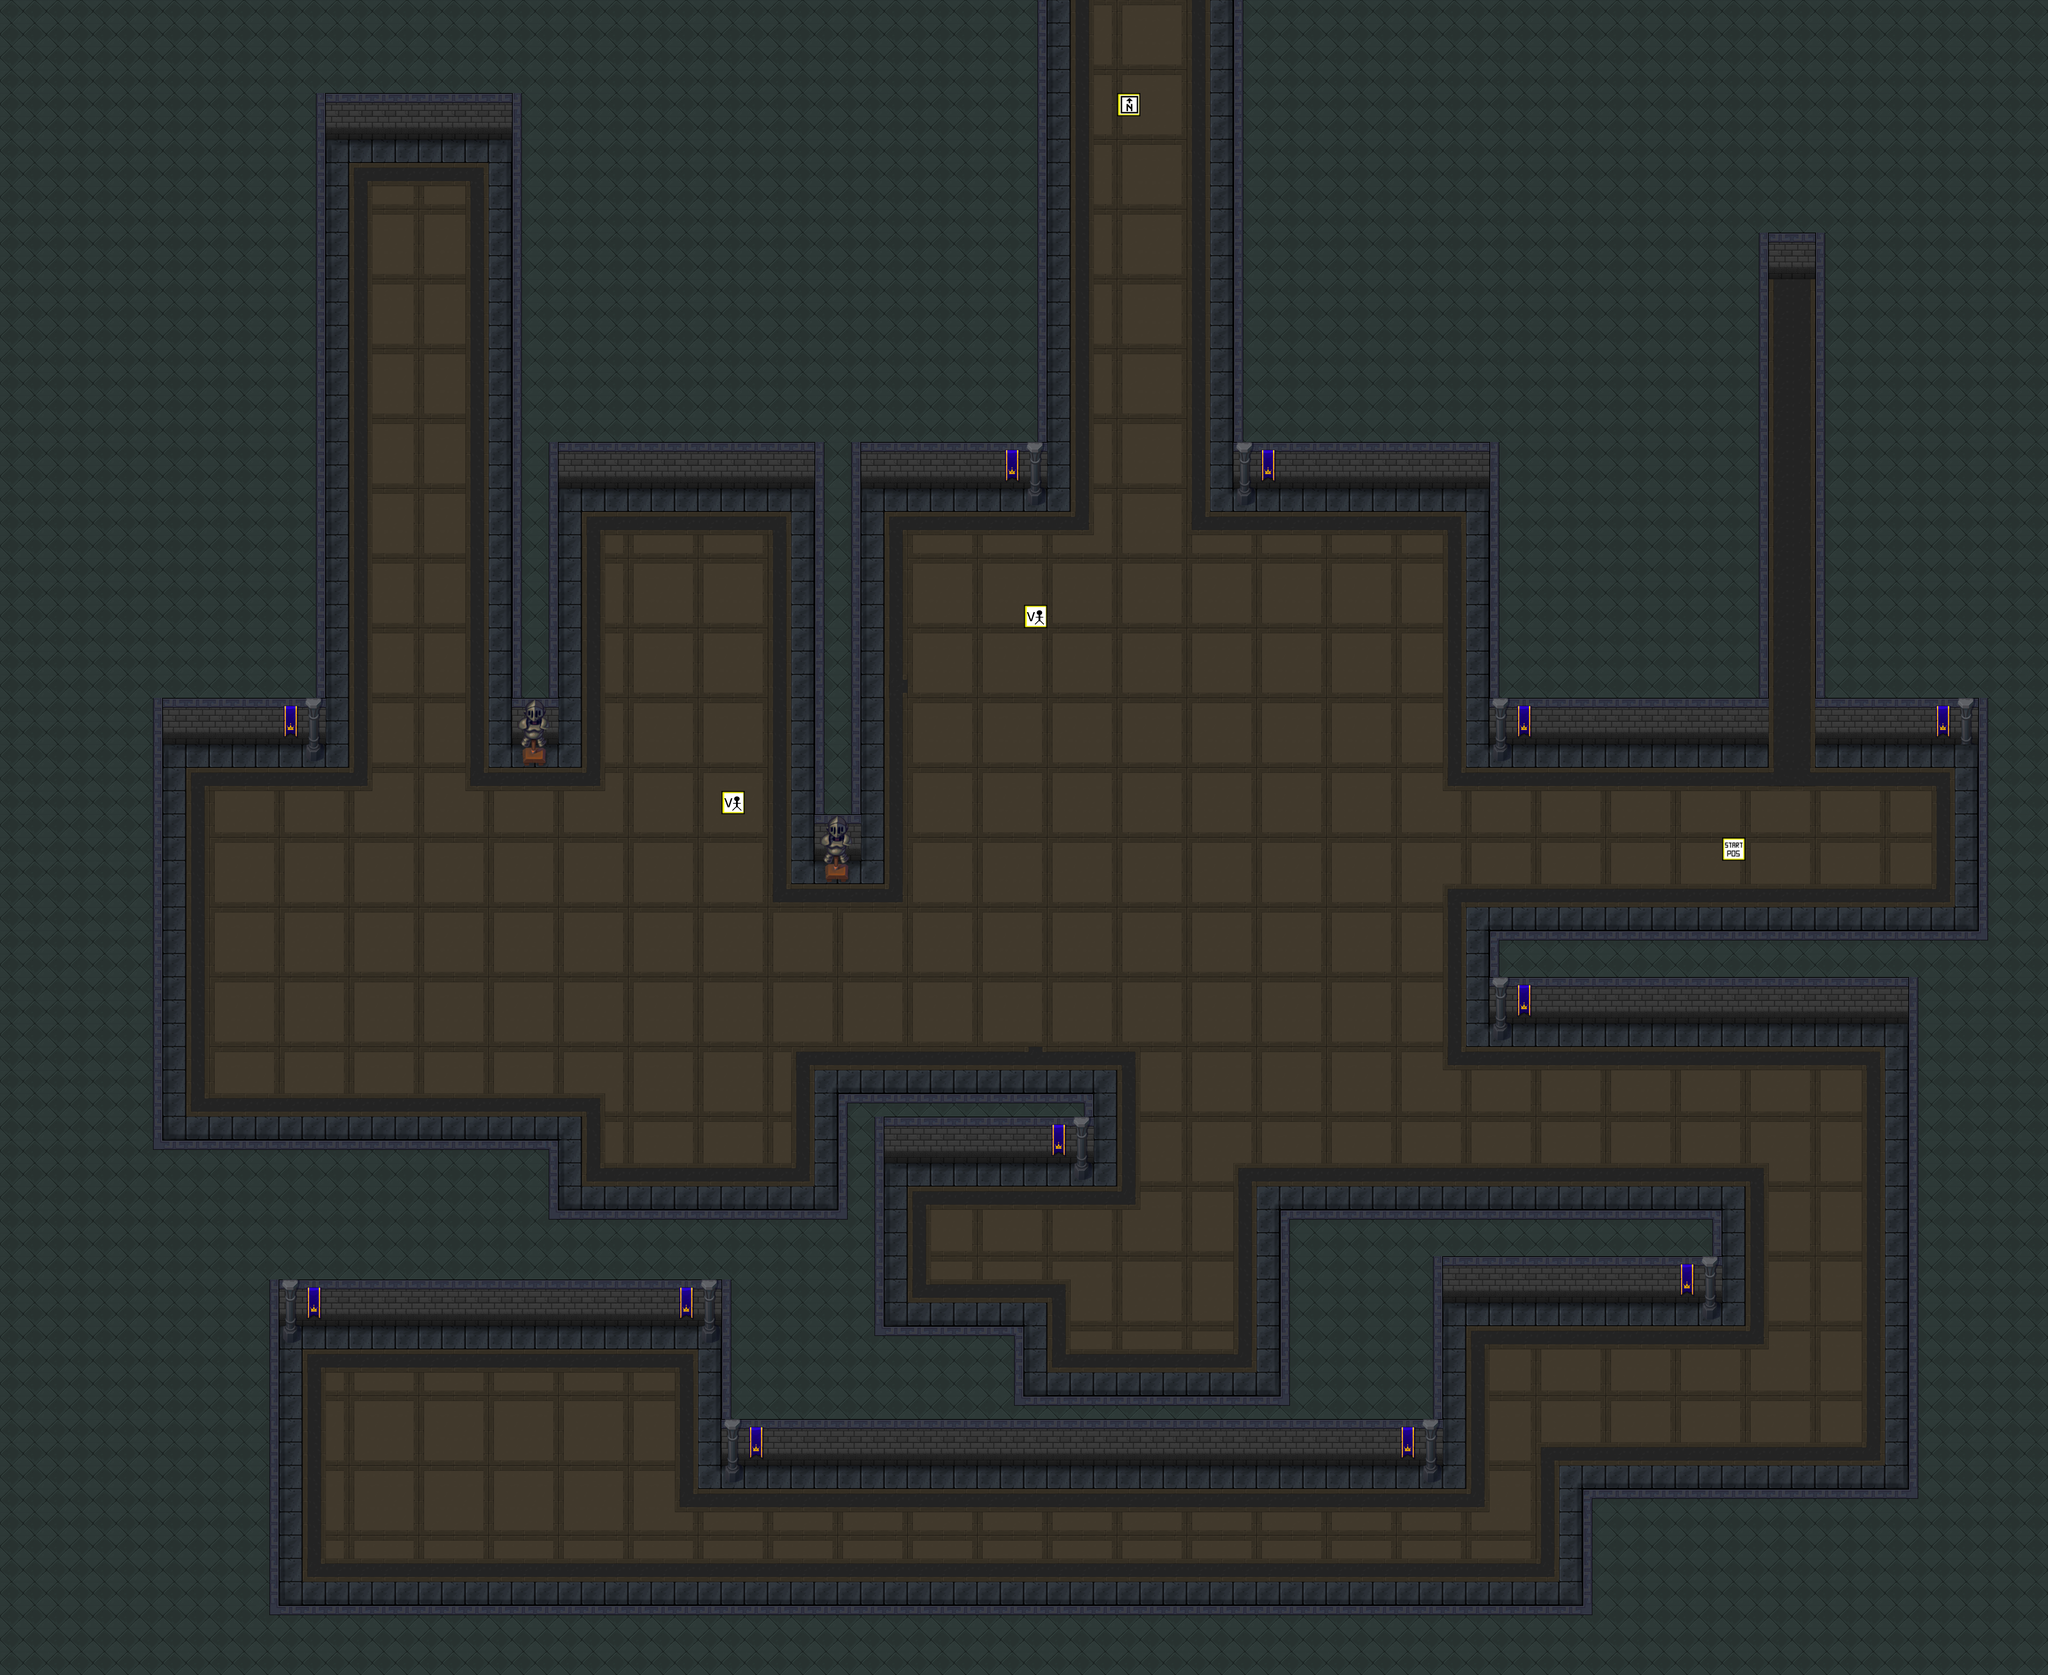

A 2D game scene composited from a Tiled map and its tileset images. What follows is a short description and the map's XML, with each tile layer's data collapsed to a summary:
An orthogonal 88x72 tile map with 64x64 px tiles, 3 tile layers (game tiles, extra game tiles, marker tiles), 2 tilesets and 24 objects (24x Collision).

<map version="1.2" tiledversion="1.3.4" orientation="orthogonal" renderorder="left-up" compressionlevel="0" width="88" height="72" tilewidth="64" tileheight="64" infinite="0" nextlayerid="61" nextobjectid="868">
 <tileset firstgid="1" name="marker_tiles" tilewidth="64" tileheight="64" tilecount="100" columns="10">
  <image source="marker_tiles.png" width="640" height="640" />
 </tileset>
 <tileset firstgid="101" name="tileset2" tilewidth="64" tileheight="64" tilecount="616" columns="22">
  <image source="tileset2.png" width="1408" height="1792" />
 </tileset>
 <layer id="56" name="game tiles" width="88" height="72">
  <data>[6336 cells, 6336 non-empty, 43 distinct tile ids]</data>
 </layer>
 <layer id="57" name="extra game tiles" width="88" height="72">
  <data>[6336 cells, 72 non-empty, 11 distinct tile ids]</data>
 </layer>
 <layer id="58" name="marker tiles" width="88" height="72">
  <data>[6336 cells, 53 non-empty, 12 distinct tile ids]</data>
 </layer>
 <objectgroup color="#ffaa00" id="42" name="collision">
  <object id="833" name="Wall" type="Collision" x="0" y="3648" width="768" height="768" />
  <object id="834" name="Wall" type="Collision" x="1536" y="3328" width="896" height="320" />
  <object id="835" name="Wall" type="Collision" x="5248" y="2560" width="384" height="1856" />
  <object id="836" name="Wall" type="Collision" x="3392" y="0" width="704" height="1344" />
  <object id="837" name="Wall" type="Collision" x="4992" y="0" width="640" height="2048" />
  <object id="839" name="Wall" type="Collision" x="1408" y="0" width="1472" height="1344" />
  <object id="840" name="Wall" type="Collision" x="0" y="0" width="896" height="2048" />
  <object id="847" name="Wall" type="Collision" x="3520" y="3328" width="448" height="512" />
  <object id="848" name="Wall" type="Collision" x="0" y="4416" width="5632" height="192" />
  <object id="849" name="Wall" type="Collision" x="3968" y="3328" width="768" height="256" />
  <object id="850" name="Wall" type="Collision" x="896" y="0" width="512" height="384" />
  <object id="851" name="Wall" type="Collision" x="1408" y="1344" width="128" height="704" />
  <object id="853" name="Wall" type="Collision" x="4096" y="2560" width="1152" height="256" />
  <object id="856" name="Wall" type="Collision" x="2304" y="3200" width="128" height="128" />
  <object id="857" name="Wall" type="Collision" x="2304" y="3008" width="704" height="192" />
  <object id="859" name="Wall" type="Collision" x="2240" y="1344" width="128" height="1024" />
  <object id="860" name="Wall" type="Collision" x="4352" y="4096" width="896" height="320" />
  <object id="861" name="Wall" type="Collision" x="5440" y="2048" width="192" height="512" />
  <object id="862" name="Wall" type="Collision" x="1984" y="3648" width="832" height="384" />
  <object id="863" name="Wall" type="Collision" x="2816" y="3840" width="1152" height="192" />
  <object id="864" name="Wall" type="Collision" x="0" y="3136" width="1536" height="512" />
  <object id="865" name="Wall" type="Collision" x="0" y="2048" width="448" height="1088" />
  <object id="866" name="Wall" type="Collision" x="4096" y="768" width="768" height="1280" />
  <object id="867" name="Wall" type="Collision" x="4096" y="0" width="896" height="768" />
 </objectgroup>
</map>
